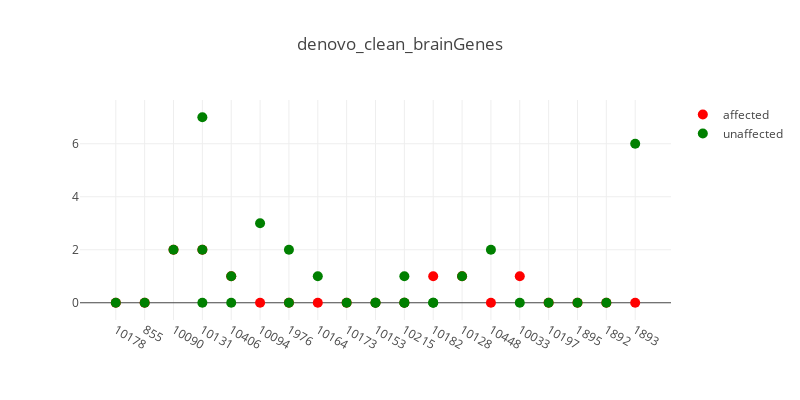
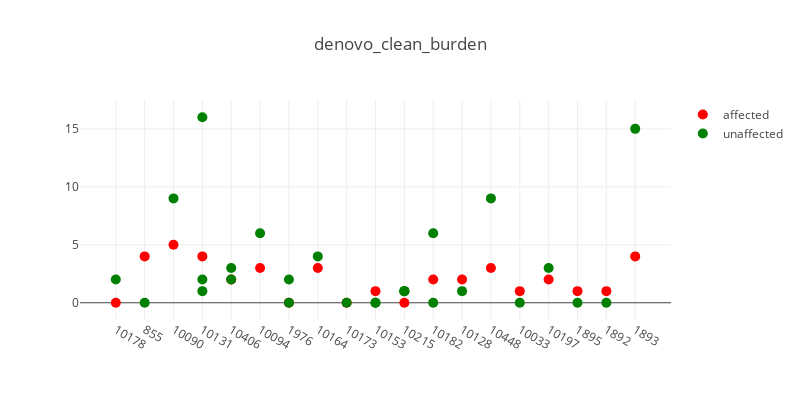
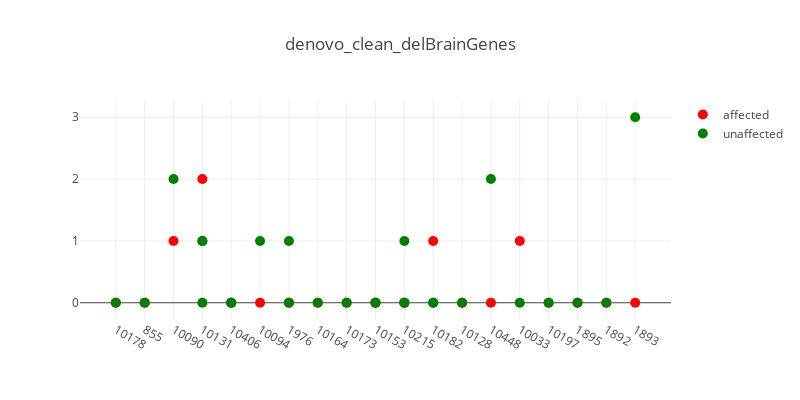
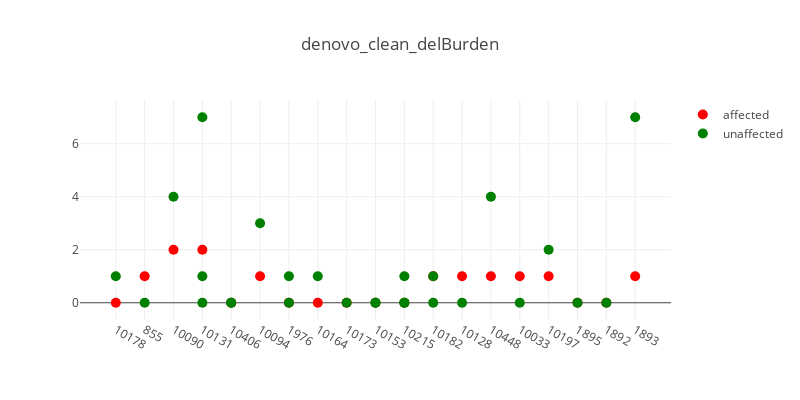

Notebook code cell kept with these figures, in order:
### Code cell
import glob

data_dir = '/home/sudregp/data/cnv/cnvkit/'
files = glob.glob(data_dir + '/denovo_clean*.indiv')
files.sort()
for f in files:
    t_str = '.'.join(f.split('/')[-1].split('.')[:-2])
    plot_plink_cnvs(f, t_str, verbose=True)

### Figure 1 — Plotly figure (JSON) as saved in the notebook; plotly's stock layout.template omitted (floating-point values rounded to 4 significant figures)
{"data": [{"hoverinfo": "text+y", "marker": {"color": "red", "size": 10}, "mode": "markers", "name": "affected", "showlegend": true, "text": ["CLIA_400131", "CLIA_400216", "CLIA_400123", "CLIA_400140", "CLIA_400178", "CLIA_400130", "CLIA_400204", "CLIA_400122", "CLIA_400149", "CLIA_400128", "CLIA_400125", "CLIA_400121", "CLIA_400153", "CLIA_400205", "CLIA_400127", "CLIA_400129", "CLIA_400132", "CLIA_400134", "CLIA_400163"], "type": "scatter", "x": [0, 1, 2, 3, 4, 5, 6, 7, 8, 9, 10, 11, 12, 13, 14, 15, 16, 17, 18], "y": [0, 0, 2, 2, 1, 0, 0, 0, 0, 0, 0, 1, 1, 0, 1, 0, 0, 0, 0]}, {"hoverinfo": "text+y", "hovertext": ["CLIA_400159", "CLIA_400133", "CLIA_400195", "CLIA_400138", "CLIA_400139", "CLIA_400142", "CLIA_400179", "CLIA_400180", "CLIA_400144", "CLIA_400203", "CLIA_400201", "CLIA_400135", "CLIA_400148", "CLIA_400210", "CLIA_400212", "CLIA_400191", "CLIA_400189", "CLIA_400193", "CLIA_400170", "CLIA_400172", "CLIA_400152", "CLIA_400200", "CLIA_400166", "CLIA_400181", "CLIA_400158", "CLIA_400175", "CLIA_400162"], "marker": {"color": "green", "size": 10}, "mode": "markers", "name": "unaffected", "showlegend": true, "type": "scatter", "x": [0, 1, 2, 3, 3, 3, 4, 4, 5, 6, 6, 7, 8, 9, 9, 10, 10, 10, 11, 11, 12, 13, 14, 15, 16, 17, 18], "y": [0, 0, 2, 0, 2, 7, 1, 0, 3, 0, 2, 1, 0, 0, 0, 0, 1, 0, 0, 0, 1, 2, 0, 0, 0, 0, 6]}], "layout": {"height": 400, "hovermode": "closest", "title": "denovo_clean_brainGenes", "width": 800, "xaxis1": {"ticktext": ["10178", "855", "10090", "10131", "10406", "10094", "1976", "10164", "10173", "10153", "10215", "10182", "10128", "10448", "10033", "10197", "1895", "1892", "1893"], "tickvals": [0, 1, 2, 3, 4, 5, 6, 7, 8, 9, 10, 11, 12, 13, 14, 15, 16, 17, 18], "zeroline": false}}}

### Figure 2 — Plotly figure (JSON) as saved in the notebook; plotly's stock layout.template omitted (floating-point values rounded to 4 significant figures)
{"data": [{"hoverinfo": "text+y", "marker": {"color": "red", "size": 10}, "mode": "markers", "name": "affected", "showlegend": true, "text": ["CLIA_400131", "CLIA_400216", "CLIA_400123", "CLIA_400140", "CLIA_400178", "CLIA_400130", "CLIA_400204", "CLIA_400122", "CLIA_400149", "CLIA_400128", "CLIA_400125", "CLIA_400121", "CLIA_400153", "CLIA_400205", "CLIA_400127", "CLIA_400129", "CLIA_400132", "CLIA_400134", "CLIA_400163"], "type": "scatter", "x": [0, 1, 2, 3, 4, 5, 6, 7, 8, 9, 10, 11, 12, 13, 14, 15, 16, 17, 18], "y": [0, 4, 5, 4, 2, 3, 0, 3, 0, 1, 0, 2, 2, 3, 1, 2, 1, 1, 4]}, {"hoverinfo": "text+y", "hovertext": ["CLIA_400159", "CLIA_400133", "CLIA_400195", "CLIA_400138", "CLIA_400139", "CLIA_400142", "CLIA_400179", "CLIA_400180", "CLIA_400144", "CLIA_400203", "CLIA_400201", "CLIA_400135", "CLIA_400148", "CLIA_400210", "CLIA_400212", "CLIA_400191", "CLIA_400189", "CLIA_400193", "CLIA_400170", "CLIA_400172", "CLIA_400152", "CLIA_400200", "CLIA_400166", "CLIA_400181", "CLIA_400158", "CLIA_400175", "CLIA_400162"], "marker": {"color": "green", "size": 10}, "mode": "markers", "name": "unaffected", "showlegend": true, "type": "scatter", "x": [0, 1, 2, 3, 3, 3, 4, 4, 5, 6, 6, 7, 8, 9, 9, 10, 10, 10, 11, 11, 12, 13, 14, 15, 16, 17, 18], "y": [2, 0, 9, 1, 2, 16, 2, 3, 6, 0, 2, 4, 0, 0, 0, 1, 1, 1, 6, 0, 1, 9, 0, 3, 0, 0, 15]}], "layout": {"height": 400, "hovermode": "closest", "title": "denovo_clean_burden", "width": 800, "xaxis1": {"ticktext": ["10178", "855", "10090", "10131", "10406", "10094", "1976", "10164", "10173", "10153", "10215", "10182", "10128", "10448", "10033", "10197", "1895", "1892", "1893"], "tickvals": [0, 1, 2, 3, 4, 5, 6, 7, 8, 9, 10, 11, 12, 13, 14, 15, 16, 17, 18], "zeroline": false}}}

### Figure 3 — Plotly figure (JSON) as saved in the notebook; plotly's stock layout.template omitted (floating-point values rounded to 4 significant figures)
{"data": [{"hoverinfo": "text+y", "marker": {"color": "red", "size": 10}, "mode": "markers", "name": "affected", "showlegend": true, "text": ["CLIA_400131", "CLIA_400216", "CLIA_400123", "CLIA_400140", "CLIA_400178", "CLIA_400130", "CLIA_400204", "CLIA_400122", "CLIA_400149", "CLIA_400128", "CLIA_400125", "CLIA_400121", "CLIA_400153", "CLIA_400205", "CLIA_400127", "CLIA_400129", "CLIA_400132", "CLIA_400134", "CLIA_400163"], "type": "scatter", "x": [0, 1, 2, 3, 4, 5, 6, 7, 8, 9, 10, 11, 12, 13, 14, 15, 16, 17, 18], "y": [0, 0, 1, 2, 0, 0, 0, 0, 0, 0, 0, 1, 0, 0, 1, 0, 0, 0, 0]}, {"hoverinfo": "text+y", "hovertext": ["CLIA_400159", "CLIA_400133", "CLIA_400195", "CLIA_400138", "CLIA_400139", "CLIA_400142", "CLIA_400179", "CLIA_400180", "CLIA_400144", "CLIA_400203", "CLIA_400201", "CLIA_400135", "CLIA_400148", "CLIA_400210", "CLIA_400212", "CLIA_400191", "CLIA_400189", "CLIA_400193", "CLIA_400170", "CLIA_400172", "CLIA_400152", "CLIA_400200", "CLIA_400166", "CLIA_400181", "CLIA_400158", "CLIA_400175", "CLIA_400162"], "marker": {"color": "green", "size": 10}, "mode": "markers", "name": "unaffected", "showlegend": true, "type": "scatter", "x": [0, 1, 2, 3, 3, 3, 4, 4, 5, 6, 6, 7, 8, 9, 9, 10, 10, 10, 11, 11, 12, 13, 14, 15, 16, 17, 18], "y": [0, 0, 2, 0, 1, 1, 0, 0, 1, 0, 1, 0, 0, 0, 0, 0, 1, 0, 0, 0, 0, 2, 0, 0, 0, 0, 3]}], "layout": {"height": 400, "hovermode": "closest", "title": "denovo_clean_delBrainGenes", "width": 800, "xaxis1": {"ticktext": ["10178", "855", "10090", "10131", "10406", "10094", "1976", "10164", "10173", "10153", "10215", "10182", "10128", "10448", "10033", "10197", "1895", "1892", "1893"], "tickvals": [0, 1, 2, 3, 4, 5, 6, 7, 8, 9, 10, 11, 12, 13, 14, 15, 16, 17, 18], "zeroline": false}}}

### Figure 4 — Plotly figure (JSON) as saved in the notebook; plotly's stock layout.template omitted (floating-point values rounded to 4 significant figures)
{"data": [{"hoverinfo": "text+y", "marker": {"color": "red", "size": 10}, "mode": "markers", "name": "affected", "showlegend": true, "text": ["CLIA_400131", "CLIA_400216", "CLIA_400123", "CLIA_400140", "CLIA_400178", "CLIA_400130", "CLIA_400204", "CLIA_400122", "CLIA_400149", "CLIA_400128", "CLIA_400125", "CLIA_400121", "CLIA_400153", "CLIA_400205", "CLIA_400127", "CLIA_400129", "CLIA_400132", "CLIA_400134", "CLIA_400163"], "type": "scatter", "x": [0, 1, 2, 3, 4, 5, 6, 7, 8, 9, 10, 11, 12, 13, 14, 15, 16, 17, 18], "y": [0, 1, 2, 2, 0, 1, 0, 0, 0, 0, 0, 1, 1, 1, 1, 1, 0, 0, 1]}, {"hoverinfo": "text+y", "hovertext": ["CLIA_400159", "CLIA_400133", "CLIA_400195", "CLIA_400138", "CLIA_400139", "CLIA_400142", "CLIA_400179", "CLIA_400180", "CLIA_400144", "CLIA_400203", "CLIA_400201", "CLIA_400135", "CLIA_400148", "CLIA_400210", "CLIA_400212", "CLIA_400191", "CLIA_400189", "CLIA_400193", "CLIA_400170", "CLIA_400172", "CLIA_400152", "CLIA_400200", "CLIA_400166", "CLIA_400181", "CLIA_400158", "CLIA_400175", "CLIA_400162"], "marker": {"color": "green", "size": 10}, "mode": "markers", "name": "unaffected", "showlegend": true, "type": "scatter", "x": [0, 1, 2, 3, 3, 3, 4, 4, 5, 6, 6, 7, 8, 9, 9, 10, 10, 10, 11, 11, 12, 13, 14, 15, 16, 17, 18], "y": [1, 0, 4, 0, 1, 7, 0, 0, 3, 0, 1, 1, 0, 0, 0, 0, 1, 0, 1, 0, 0, 4, 0, 2, 0, 0, 7]}], "layout": {"height": 400, "hovermode": "closest", "title": "denovo_clean_delBurden", "width": 800, "xaxis1": {"ticktext": ["10178", "855", "10090", "10131", "10406", "10094", "1976", "10164", "10173", "10153", "10215", "10182", "10128", "10448", "10033", "10197", "1895", "1892", "1893"], "tickvals": [0, 1, 2, 3, 4, 5, 6, 7, 8, 9, 10, 11, 12, 13, 14, 15, 16, 17, 18], "zeroline": false}}}
